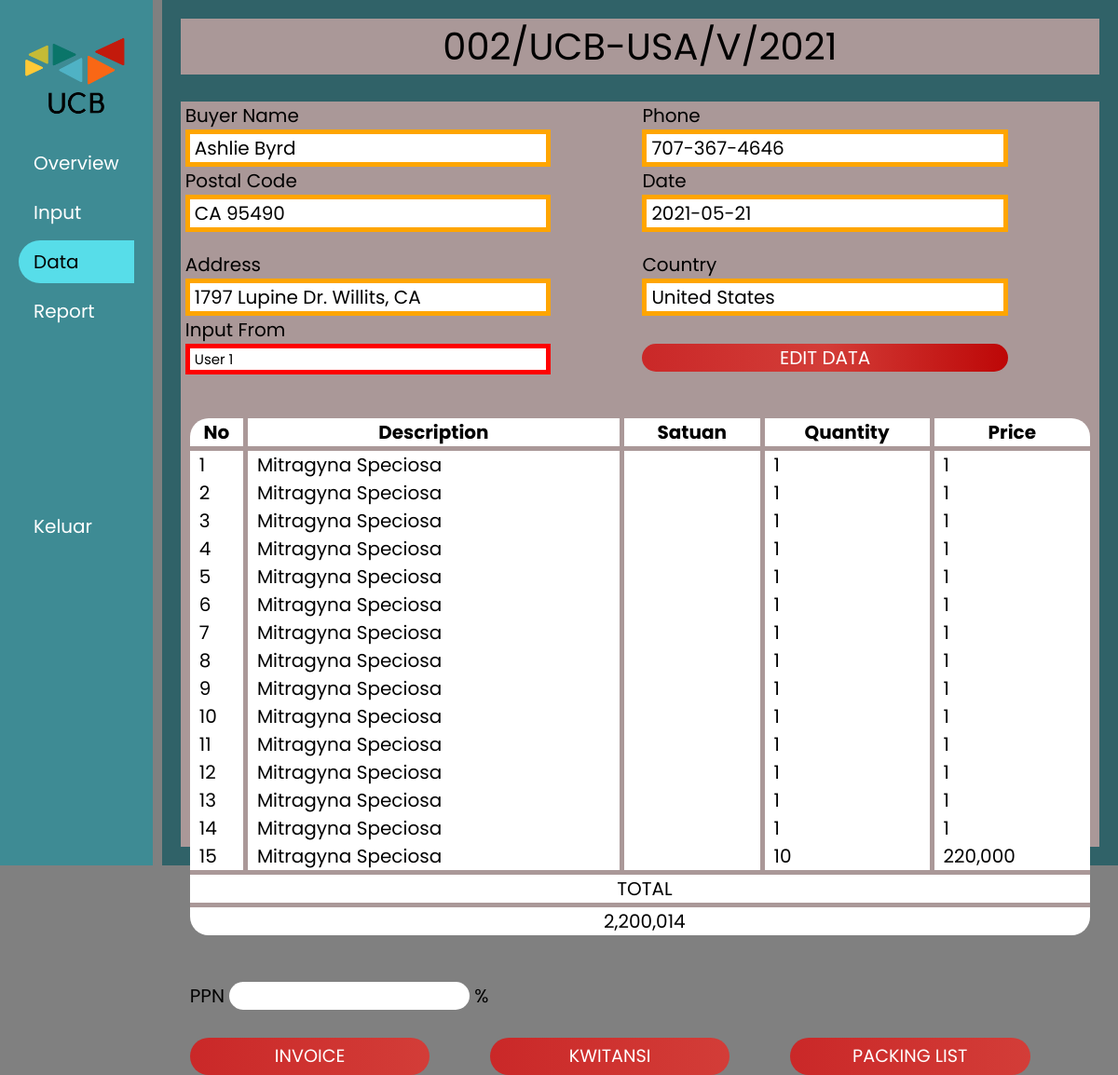
Screenshot of /Data-info.php?ref=002/UCB-USA/V/2021 (signed in) with the database file from the repository.
### tables this page shows
CREATE TABLE `datainfo` (
  `invoice_id` varchar(30) NOT NULL,
  `company` varchar(30) DEFAULT NULL,
  `buyer` varchar(50) NOT NULL,
  `phone` varchar(30) NOT NULL,
  `postcode` varchar(10) NOT NULL,
  `address` varchar(2000) NOT NULL,
  `country` varchar(30) NOT NULL,
  `code` varchar(30) NOT NULL,
  `date` date NOT NULL,
  `total` int(255) DEFAULT NULL,
  `ID` int(11) DEFAULT NULL
);

CREATE TABLE `users` (
  `ID` int(11) NOT NULL,
  `admin` varchar(10) DEFAULT NULL,
  `username` varchar(255) NOT NULL,
  `password` varchar(255) NOT NULL,
  `name` varchar(255) NOT NULL,
  `company` varchar(30) DEFAULT 'UCB'
);

CREATE TABLE `descriptions` (
  `no` int(11) NOT NULL,
  `invoice_id` varchar(30) NOT NULL,
  `description` varchar(50) NOT NULL,
  `metric` varchar(30) DEFAULT NULL,
  `quantity` double DEFAULT 1,
  `prices` int(255) NOT NULL
);

### connection/data-info-query.php (called while the page is built, shortened)
<?php
    $inv = strval($_GET['ref']);
    $query = "SELECT * FROM datainfo
    WHERE invoice_id = '$inv' ";
    $Data = mysqli_query($conn, $query);
    $row = $row = mysqli_fetch_array($Data);
    $buyer = $row['buyer'];
    $postal = $row['postcode'];
    $phone = $row['phone'];
    $date = $row['date'];
    $address = $row['address'];
    $country = $row['country'];
    $id = $row['ID'];
    $query = "SELECT * FROM users
    WHERE ID = '$id' ";
    $Data = mysqli_query($conn, $query);
    $row2 = $row2 = mysqli_fetch_array($Data);
    $name = $row2['name'];
?>

### Data-info.php (the view, shortened to what this page needs)
<?php
include 'Server.php';
include ("./connection/data-info-query.php");
if (isset($_SESSION['username']) && isset($_SESSION['ID'])) {
 ?>
<!DOCTYPE html>
<html>
    <head>
        <link rel="stylesheet" type="text/css" href="./css/style-data-info.css">
    </head>
    <body>
        <div class="grid">
            <div>
                <img class="logo" src="./img/logo.png">
                <ul>
                    <li><a href="Home2.php">Overview</a></li>
                    <li><a href="Input2.php">Input</a></li>
                    <li><a class="input" href="Data.php">Data</a></li>
                    <?php if(isset($_SESSION['admin']) && $_SESSION['admin']=="Yes") { ?>
                        <li><a href="Report.php">Report</a></li>
                    <?php } ?>
                    <li><a href="Logout.php">Keluar</a></li>
                </ul>
            </div>
            <div class="grid2">
                <div class="top">
                    <?php if (isset($_GET['ref'])) { ?>
                    <div><?php echo $_GET['ref']; ?></div>
                    <?php } ?>
                </div>
                <div class="body">
                    <div class="body-top">
                        <div>
                            Buyer Name <br>
                            <div class="box-val">
                                <?php echo $buyer; ?>
                            </div>
                            Postal Code <br>
                            <div class="box-val">
                                <?php echo $postal; ?>
                            </div>
                        </div>
                        <div>
                            Phone <br>
                            <div class="box-val">
                                <?php echo $phone; ?>
                            </div>
                            Date <br>
                            <div class="box-val">
                                <?php echo $date; ?>
                            </div>
                        </div>
                    </div>
                    <div class="body-mid">
                        <div>
                            Address <br>
                            <div class="box-val2">
                                <?php echo $address; ?>
                            </div>
                            <?php if(isset($_SESSION['admin'])) { ?>
                                Input From <br>
                                <div class="box-val-input">
                                    <?php echo $name; ?>
                                </div>
                            <?php } ?>
                        </div>
                        <div>
                            Country <br>
                            <div class="box-val">
                                <?php echo $country; ?>
                            </div> <br>
                            <a href="<?php echo "Edit.php?ref=$inv"; ?>" class="btn1">EDIT DATA</a><br>
                        </div>
                    </div>
                    <div class="body-bot">
                        <div>
                            <table class="tab" style="width:100%">
                                <tr>
                                    <th class="th1">No</th>
                                    <th class="th1">Description</th>
                                    <th class="th1">Satuan</th>
                                    <th class="th1">Quantity</th>
                                    <th>Price</th>
                                </tr>
                                <?php
                                    $inv = strval($_GET['ref']);
                                    $query = "SELECT *
                                    FROM descriptions
                                    WHERE invoice_id = '$inv' ";
                                    $Data = mysqli_query($conn, $query);
                                    $x=0;
                                    $total = 0;
                                    while($row = mysqli_fetch_array($Data)) {
                                        $x++;
                                        $total = $total + ($row['prices']*$row['quantity']);
                                        echo "<tr>
                                            <td>$x</td>
                                            <td>".$row['description']."</td>
                                            <td>".$row['metric']."</td>
                                            <td>".$row['quantity']."</td>
                                            <td>".number_format($row['prices'])."</td>
                                        </tr>";
                                    }
                                ?>
                                <tr class="row-bot">
                                    <td colspan="5">TOTAL</td>
                                </tr>
                                <tr class="row-bot">
                                    <td colspan="5"><?php echo number_format($total); ?></td>
                                </tr>
                            </table> <br>
                        </div>
                        <form class="body-bot-2" formaction="" method="POST">
                            <div>
                                PPN
                                <input class="box1" type="text" name="tax">
                                % <br> <br>
                            </div>
                            <div>
                            </div>
                            <div>
                            </div>
                            <div>
                                <?php
                                    $link = "./connection/invoice.php?ref=$inv";
                                    $link2 = "./connection/kwitansi.php?ref=".$inv;
                                    $link3 = "Packing.php?ref=".$inv;
                                ?>
                                <input type="submit" name="submit" class="submit2" value="INVOICE" formaction="<?php echo $link; ?>" method="POST"><br>
                            </div>
                            <div>
                                <input type="submit" name="submit" class="submit2" value="KWITANSI" formaction="<?php echo $link2; ?>" method="POST"><br>
                            </div>
                            <div>
                                <input type="submit" name="submit" class="submit2" value="PACKING LIST" formaction="<?php echo $link3; ?>" method="POST" target="_blank"><br>
                            </div>
                        </form>
                    </div>
                </div>
            </div>
        </div>
    </body>
</html>
<?php
} else {
    header("Location: Login.php");
    exit();
}
?>

### css/style-data-info.css (style rules this page uses)
* { padding: 0; margin: 0; box-sizing: border-box; }
body { font-family: 'Poppins', sans-serif; font-size: 20px; background-color:grey; }
.logo { width: 100%; }
ul { list-style-type: none; padding: 0px; }
ul >:last-child { text-align: left; margin-top: 150%; font-size: 20px; }
li a { display: block; color: white; padding: 8px 16px; text-decoration: none; margin-bottom: 7px; }
.grid { display: grid; grid-template-columns: 1fr 7fr; grid-column-gap: 10px; }
.grid > div { background-color: rgb(48, 98, 104); padding: 1em; }
.grid > div:nth-child(odd) { background-color: rgb(62,139,148); }
.grid2 { display: grid; grid-template-rows: 1fr 9fr; }
.top { background-color: rgb(170, 152, 152); height: max-content; text-align: center; font-size: 40px; }
.body { display: grid; background-color: rgb(170, 152, 152); height: 100vh; grid-template-rows: max-content max-content max-content; grid-row-gap: 20px; }
.body-top { margin-left: 5px; display: grid; grid-template-columns: 1fr 1fr; }
.body-mid { margin-left: 5px; display: grid; grid-template-columns: 1fr 1fr; }
.body-bot { display: grid; grid-template-rows: max-content max-content; grid-row-gap: 20px; margin-left: 10px; margin-right: 10px; margin-bottom: 10px; }
.body-bot-2 { display: grid; grid-template-columns: 1fr 1fr 1fr; }
table, th, td { border-radius: 20px; border-collapse: collapse; }
th { border-bottom: 5px solid #aa9898; }
.th1 { border-right: 5px solid #aa9898; }
td { border-right: 5px solid #aa9898; padding-left: 10px; }
td:last-child { border-right: none; }
.row-bot { border-top: 5px solid #aa9898; text-align: center; }
.tab { margin-left: auto; margin-right: auto; background-color: #FFFFFF; }
.box1 { font-family: 'Poppins', sans-serif; font-size: 20px; border: none; border-radius: 15px; height: 30px; width: 80%; }
.box-val { min-height: 40px; padding-left: 5px; text-align: left; border: 5px solid orange; font-size: 20px; width: 80%; background-color: white; }
.box-val2 { padding-left: 5px; border: 5px solid orange; text-align: left; font-size: 20px; width: 80%; min-height: 40px; height: max-content; background-color: white; }
.box-val-input { align-items: center; text-align: center; padding-left: 5px; border: 5px solid rgb(255, 0, 0); text-align: left; font-size: 15px; width: 80%; min-height: 30px; height: max-content; background-color: white; }
.submit2 { width: 80%; height: 40px; border-radius: 20px; outline: none; border: none; font-size: 1.2rem; font-family: 'Poppins', sans-serif; background-image: linear-gradient(to right, #ca2828, #d33d38, #bd0707); cursor: pointer; color: #fff; background-size: 200%; transition: .5s; }
.btn1 { border-radius: 20px; text-align: center; display: block; width: 80%; color: white; text-decoration: none; background-image: linear-gradient(to right, #ca2828, #d33d38, #bd0707); }
.input { border-bottom-left-radius: 40px; border-top-left-radius: 40px; background-color: rgb(87, 221, 233); color: black; }

### rows the page displays
datainfo: buyer "Ashlie Byrd", postcode "CA 95490", phone "707-367-4646", date "2021-05-21", address "1797 Lupine Dr. Willits, CA", country "United States"
users: name "User 1"
descriptions: description "Mitragyna Speciosa", quantity "1", prices "1"
descriptions: description "Mitragyna Speciosa", quantity "1", prices "1"
descriptions: description "Mitragyna Speciosa", quantity "1", prices "1"
descriptions: description "Mitragyna Speciosa", quantity "1", prices "1"
descriptions: description "Mitragyna Speciosa", quantity "1", prices "1"
descriptions: description "Mitragyna Speciosa", quantity "1", prices "1"
descriptions: description "Mitragyna Speciosa", quantity "1", prices "1"
descriptions: description "Mitragyna Speciosa", quantity "1", prices "1"
descriptions: description "Mitragyna Speciosa", quantity "1", prices "1"
descriptions: description "Mitragyna Speciosa", quantity "1", prices "1"
descriptions: description "Mitragyna Speciosa", quantity "1", prices "1"
descriptions: description "Mitragyna Speciosa", quantity "1", prices "1"
descriptions: description "Mitragyna Speciosa", quantity "1", prices "1"
descriptions: description "Mitragyna Speciosa", quantity "1", prices "1"
descriptions: description "Mitragyna Speciosa", quantity "10", prices "220,000"

### other values shown
$_GET['ref'] "002/UCB-USA/V/2021"
$total "2,200,014"
